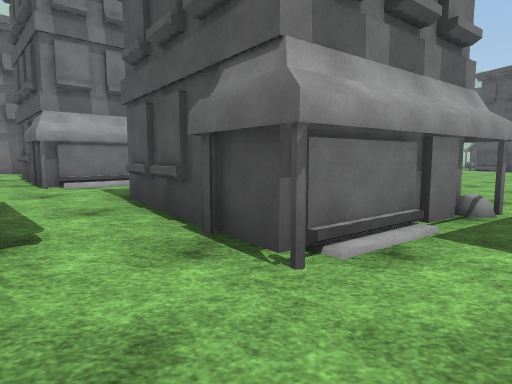
[1] (above)

24 first-person views from a walk through a Unity game level. The camera is 1.2 m above the floor, tilts 6° down and sees 75° across. The floor is counted in squares, 2 m on a side. Each view is taken from the middle of a square. On the plan, view 1 faces up. The plan holds only what a view shows up to about 10 squares ahead; the rest is blank. The place goes on beyond the plan. Some animated figures are not drawn. Surface patterns are stand-ins for the level's own textures.

[2]
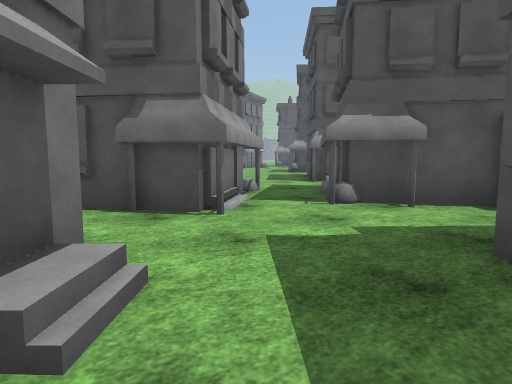

[3]
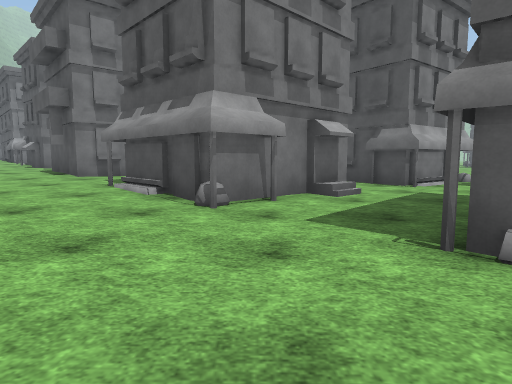

[4]
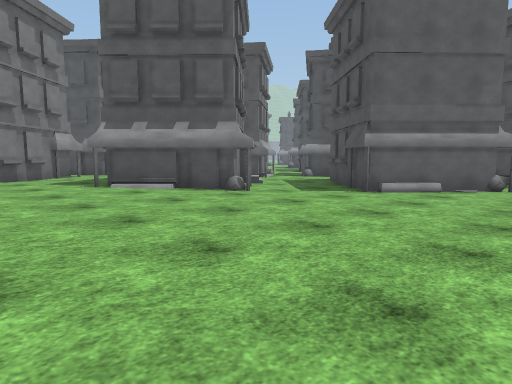

[5]
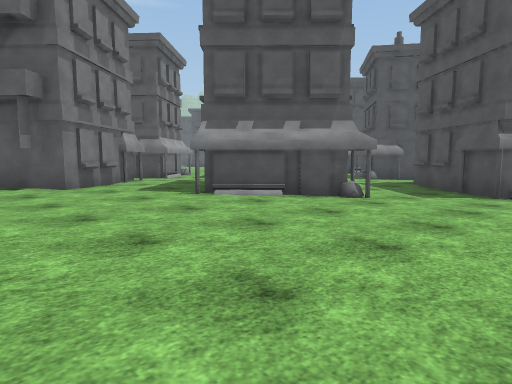

[6]
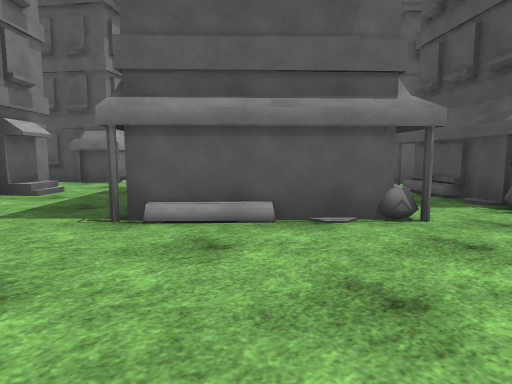

[7]
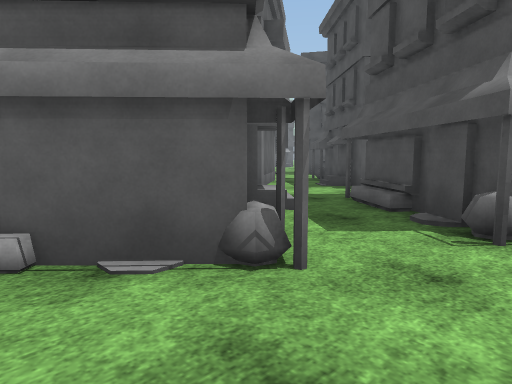

[8]
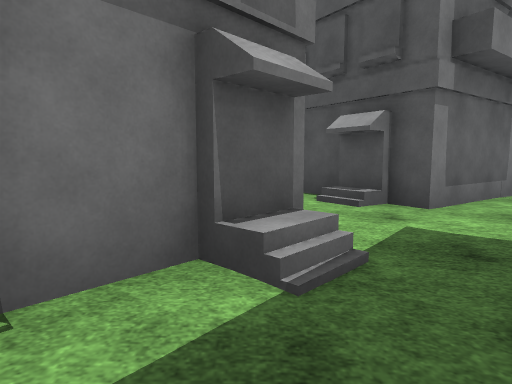

[9]
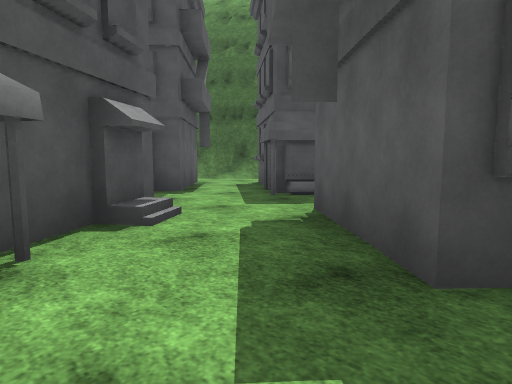

[10]
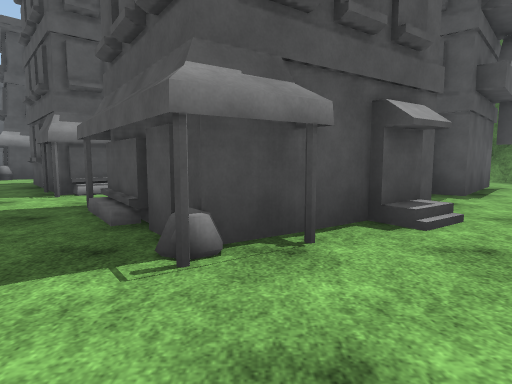

[11]
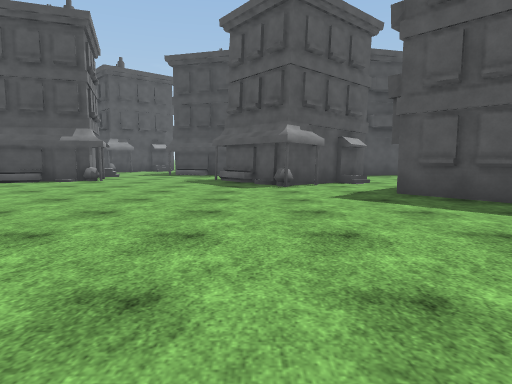

[12]
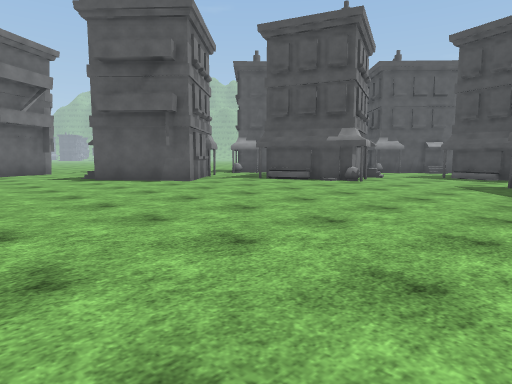

[13]
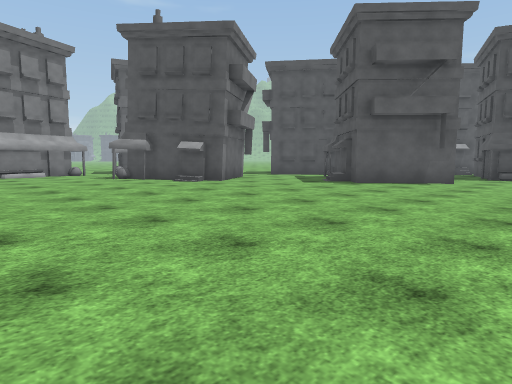

[14]
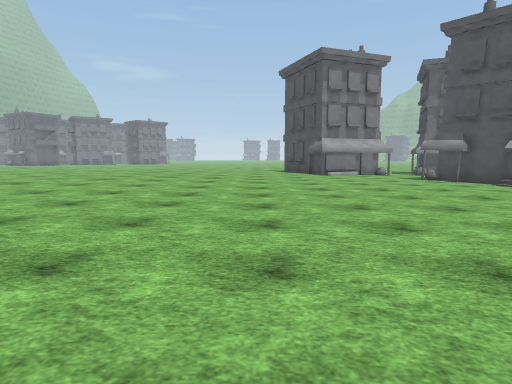

[15]
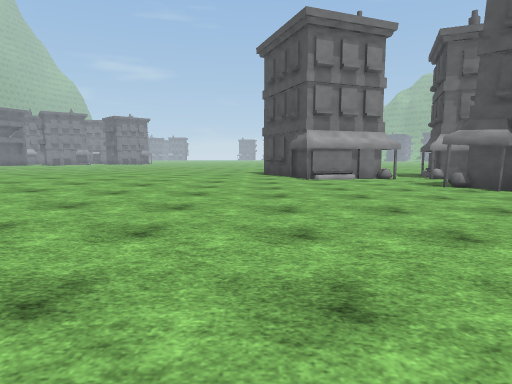

[16]
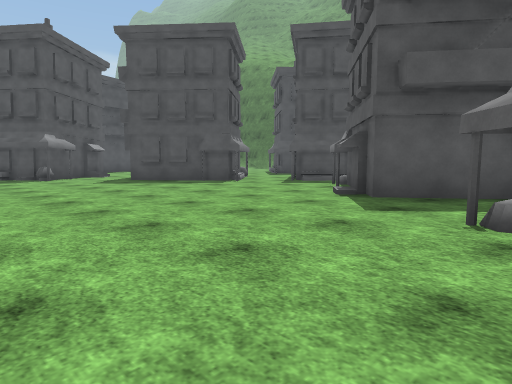

[17]
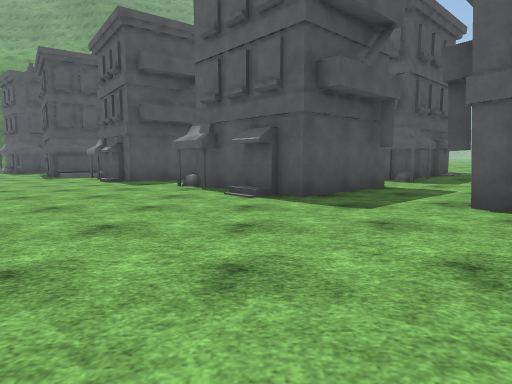

[18]
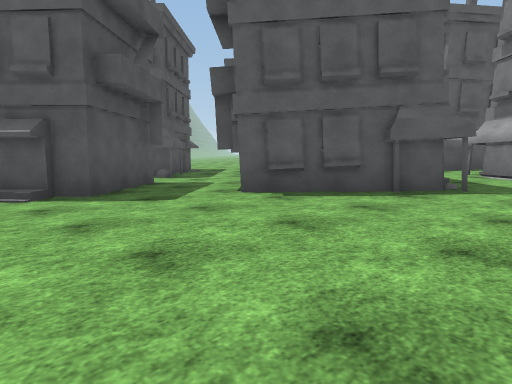

[19]
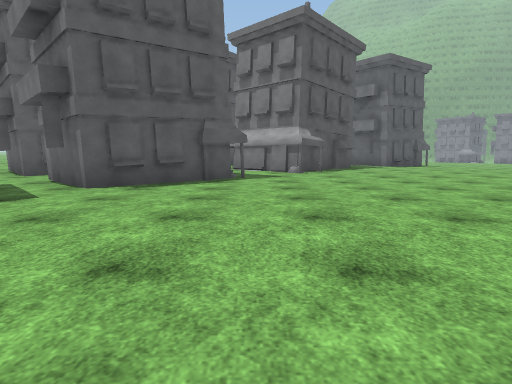

[20]
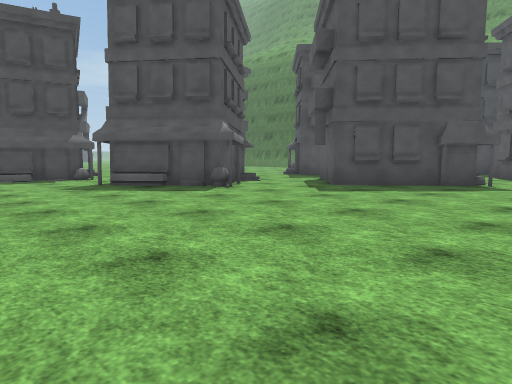

[21]
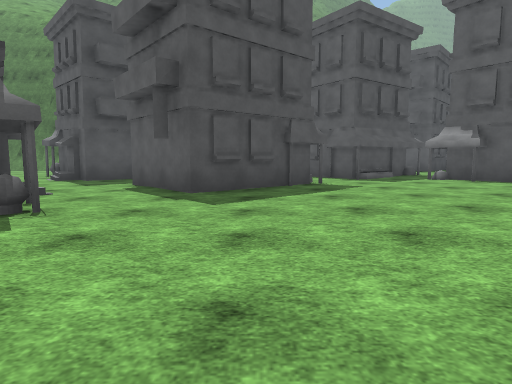

[22]
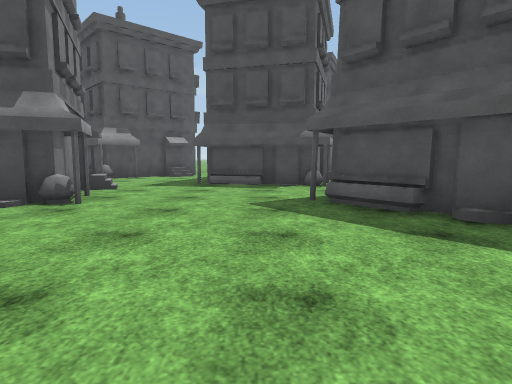

[23]
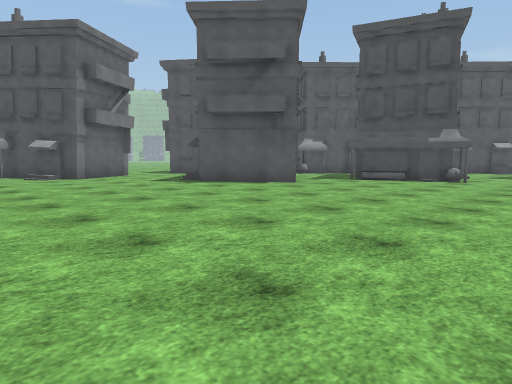

[24]
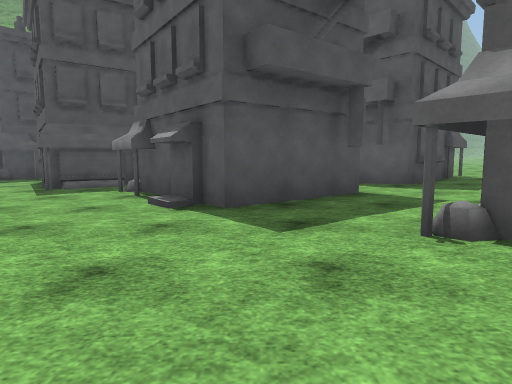

### Floor plan
Key: @ floor where view 1 was taken; # wall or solid block; . main floor; : floor 0.25 m higher than the main floor; - floor 0.25 m lower than the main floor; + floor 0.5 m higher than the main floor; / step, stairs or slope; H house; T thing the floor can be seen under or through.
Columns run from 9 left of view 1 to 18 right of it. Each row starts with its distance up from view 1.
 27   ::::::##HH.H
 26  :::::::.H...
 25  ::::::......
 24 :::::::....HH
 23 :::::::.....H#
 22 :::::::......#
 21 :::::::........   H
 20 ::::::..........  H
 19 ::::::..........#
 18 ::::::..........##
 17 :::::::..........#H
 16 :::::::.............#
 15 H::::::.............#    -H
 14  H::::::............-H-H---H
 13  #H:::::...........--------
 12  ##H:::............-----H
 11   ##::............------#
 10   #:::.............--#-HH
  9 H:::###............-##HHH
  8 #:::###HH..........H#  H
  7 ::H:H##H...........-##
  6 :H#H #H..#H......#.-H#
  5 H## H:..###....H###---
  4 +###::..###HH..H   ---
  3 :H#:::#.H##H#H..H  -#H-
  2  ::::###.#HHH##.H   ##H
  1  :::H###...H###H-
  0 ::::H##H.@..H###-H
 -1 :::::HH..##./#..#
 -2 ::::....####...##
 -3 ::::...H###H.H.TT
 -4 ::::.....H#.H#H TT
 -5  ::......H..H  T---
 -6  :.........H      #

Where each view was taken, in squares from view 1:
view 1: 0 up, 0 right, facing up
view 2: 1 down, 2 left, facing up-right
view 3: 5 down, 3 left, facing up
view 4: 6 down, 8 left, facing up-right
view 5: 4 down, 9 left, facing up-right
view 6: 6 down, 3 left, facing up-right
view 7: 6 down, 1 left, facing up-right
view 8: 5 down, 2 right, facing up
view 9: 1 up, 0 right, facing down-right
view 10: 1 up, 0 right, facing right
view 11: 9 up, 2 right, facing right
view 12: 9 up, 3 right, facing up-right
view 13: 14 up, 2 left, facing up-right
view 14: 14 up, 3 left, facing up
view 15: 17 up, 2 left, facing up
view 16: 11 up, 2 left, facing down-right
view 17: 15 up, 3 left, facing down
view 18: 15 up, 2 left, facing down-left
view 19: 14 up, 0 right, facing left
view 20: 13 up, 4 right, facing down-right
view 21: 12 up, 7 right, facing down
view 22: 11 up, 7 right, facing right
view 23: 11 up, 1 right, facing up-right
view 24: 10 up, 0 right, facing down
